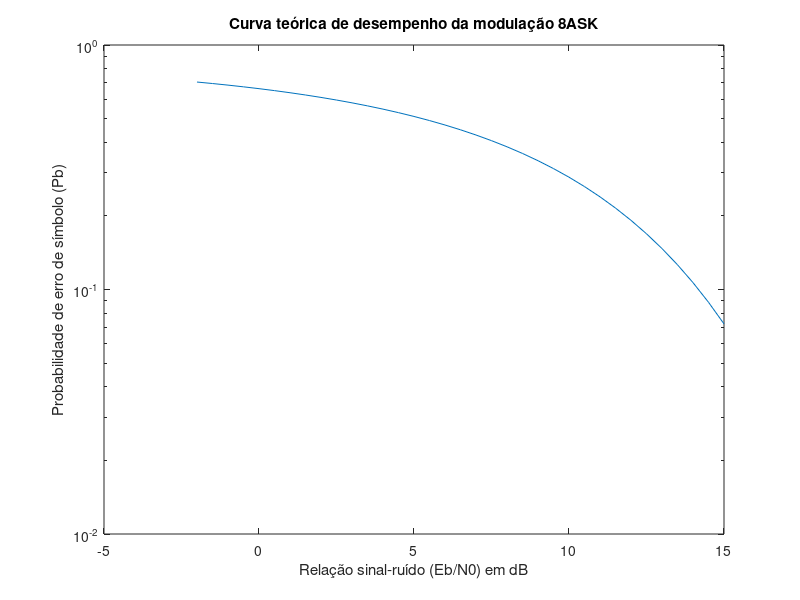

Reproduce this figure in MATLAB.
function Curva_teorica_8ASK()
SNR_dB = -2:0.5:15;
SNR = 10.^(SNR_dB/10);
Pb = 7/8 * erfc(sqrt(3/(8^2-1)*SNR));
semilogy(SNR_dB, Pb);
xlabel('Relação sinal-ruído (Eb/N0) em dB');
ylabel('Probabilidade de erro de símbolo (Pb)');
title('Curva teórica de desempenho da modulação 8ASK');
end
